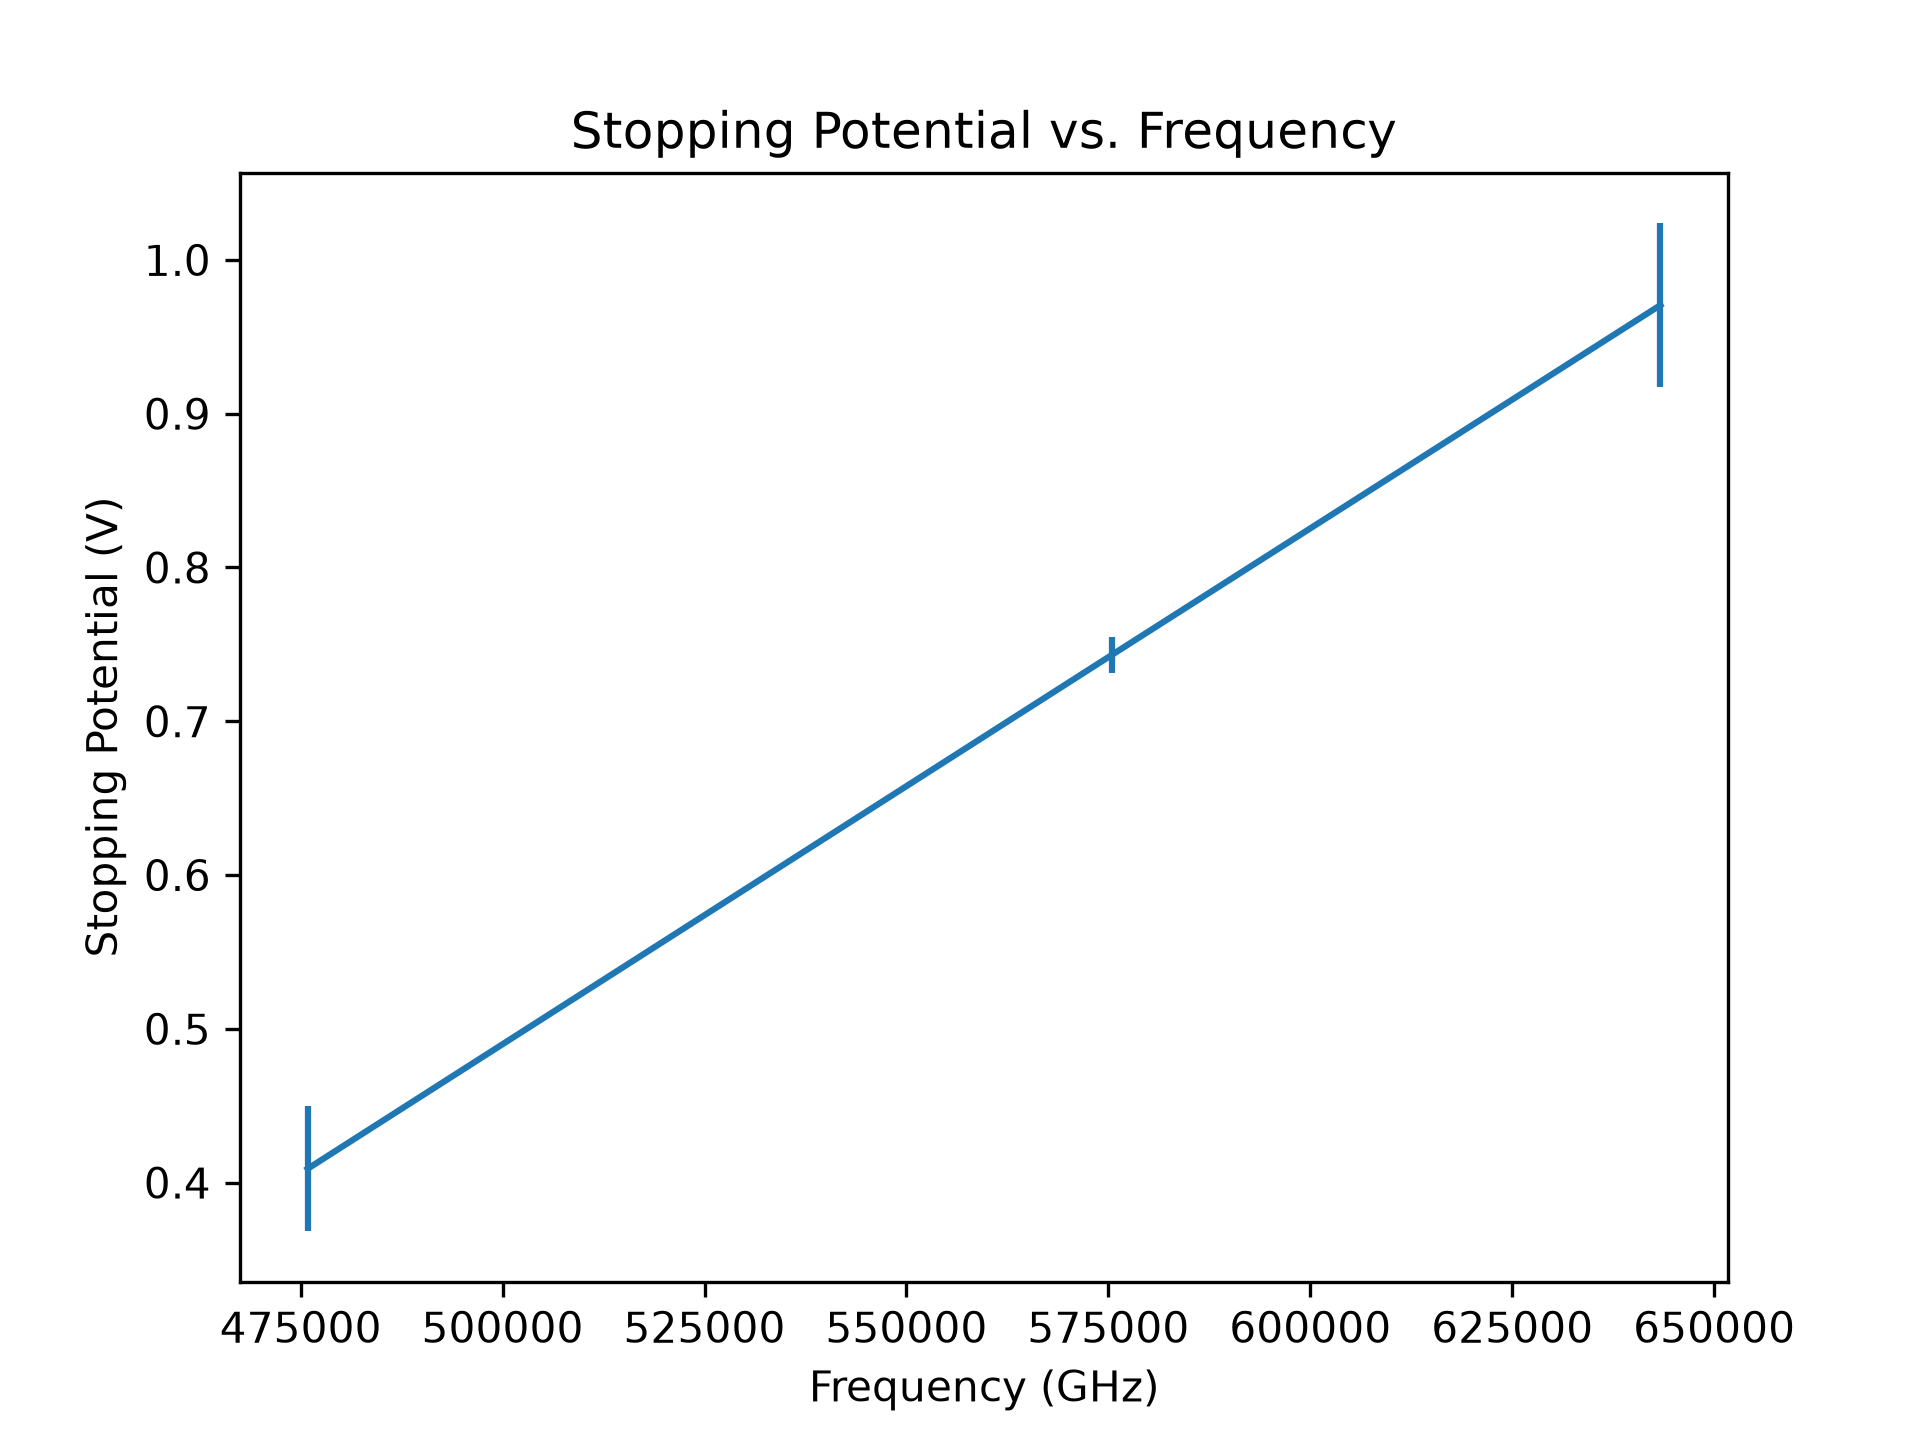

This chart was generated by the following Python code:
import numpy as np
from scipy.optimize import curve_fit
from matplotlib import pyplot as plt
from odrpack import odr_fit

# Load data
data = np.loadtxt("dataset_mod.csv", delimiter=",", skiprows=2,dtype=float)
n = len(data[:,0])

# Takes the first 5 data points for first lin reg
def min(qty=[],unc=[]):
    qmin,umin = [],[]
    for i in range(5):
        qmin.append(qty[i])
        umin.append(unc[i])
    return np.array(qmin),np.array(umin)

# Takes the last 5 data points for second lin reg
def max(qty=[],unc=[]):
    qmax,umax = [],[]
    for i in range(5):
        qmax.append(qty[n-(i+1)])
        umax.append(unc[n-(i+1)])
    return np.array(qmax),np.array(umax)

# Linear function to pass to odr_fit
def lin(x,beta):
    a,b = beta
    return a * x + b

# Linear function to pass to curve_fit (different syntax required)
def lin_cf(x,a,b): # curve_fit requires separate parameters
    return a * x + b

# Find the stopping potential V0 from the 2 lin regs of I vs V
def V0(a,b,c,d,ua,ub,uc,ud):
    v = (d-b)/(a-c)
    dnum = np.sqrt(ud**2 + ub**2)
    dden = np.sqrt(ua**2 + uc**2)
    dv = np.abs(v)*np.sqrt((dnum/(d-b))**2 + (dden/(a-c))**2)
    return v,dv

# Individual data columns
ret = data[:,0] # Retarding potential
red = (data[:,1]+data[:,2])/2 # Average of red trials
green = (data[:,3]+data[:,4])/2 # Average of green trials
blue = data[:,5] # Blue trial

# Initialize uncertainty arrays
dd,dr,dg,db = [],[],[],[]

for i in range(n):
    dd.append(0.05) # Uncertainty in retarding potential
    dr.append(np.sqrt(((data[i,1]-red[i])**2 + (data[i,2]-red[i])**2)/2)) # Uncert in red
    dg.append(np.sqrt(((data[i,3]-green[i])**2 + (data[i,4]-green[i])**2)/2)) # Uncert in green
    db.append((dr[i]+dg[i]) / 2) # Uncert in blue, averaged the red and green values since only 1 trial

# Run min and max to get data to pass to lin regs
rmi,drmi = min(red,dr)
gmi,dgmi = min(green,dg)
bmi,dbmi = min(blue,db)
dmi,ddmi = min(ret,dd)

rma,drma = max(red,dr)
bma,dbma = max(blue,dg)
gma,dgma = max(green,db)
dma,ddma = max(ret,dd)

# Run the lin regs of I vs V with Orthogonal Distance Regression (ODS)
r_min = odr_fit(lin, dmi,rmi,
                beta0=[60,-190], 
                weight_x=1/(ddmi)**2, 
                weight_y=1/(drmi)**2)
g_min = odr_fit(lin, dmi,gmi,
                beta0=[60,-190], 
                weight_x=1/(ddmi)**2, 
                weight_y=1/(dgmi)**2)
b_min = odr_fit(lin, dmi,bmi,
                beta0=[60,-190],
                weight_x=1/(ddmi)**2,
                weight_y=1/(dbmi)**2)

r_max = odr_fit(lin, dma,rma,
                beta0=[60,-190], 
                weight_x=1/(ddma)**2, 
                weight_y=1/(drma)**2)
g_max = odr_fit(lin, dma,gma,
                beta0=[60,-190], 
                weight_x=1/(ddma)**2, 
                weight_y=1/(dgma)**2)
b_max = odr_fit(lin, dma,bma,
                beta0=[60,-190],
                weight_x=1/(ddma)**2,
                weight_y=1/(dbma)**2)

# Pull the parameters out of the lin reg and compute V0
ra,rb = r_min.beta
rc,rd = r_max.beta
rda,rdb = r_min.sd_beta
rdc,rdd = r_max.sd_beta
v0_r,dv0_r = V0(ra,rb,rc,rd,rda,rdb,rdc,rdd)

ga,gb = g_min.beta
gc,gd = g_max.beta
gda,gdb = g_min.sd_beta
gdc,gdd = g_max.sd_beta
v0_g,dv0_g = V0(ga,gb,gc,gd,gda,gdb,gdc,gdd)

ba,bb = b_min.beta
bc,bd = b_max.beta
bda,bdb = b_min.sd_beta
bdc,bdd = b_max.sd_beta
v0_b,dv0_b = V0(ba,bb,bc,bd,bda,bdb,bdc,bdd)

# Setup for the lin reg of V0 vs nu
v0 = [v0_r,v0_g,v0_b] # volts
dv0 = [dv0_r,dv0_g,dv0_b]
wl = np.array([630,521,466]) # nanometers
nu = 299792458 / wl # gigahertz

plt.figure(dpi=300)
plt.errorbar(nu,v0,yerr=dv0)
plt.xlabel("Frequency (GHz)")
plt.ylabel("Stopping Potential (V)")
plt.title("Stopping Potential vs. Frequency")
plt.savefig('v0graph.png')
